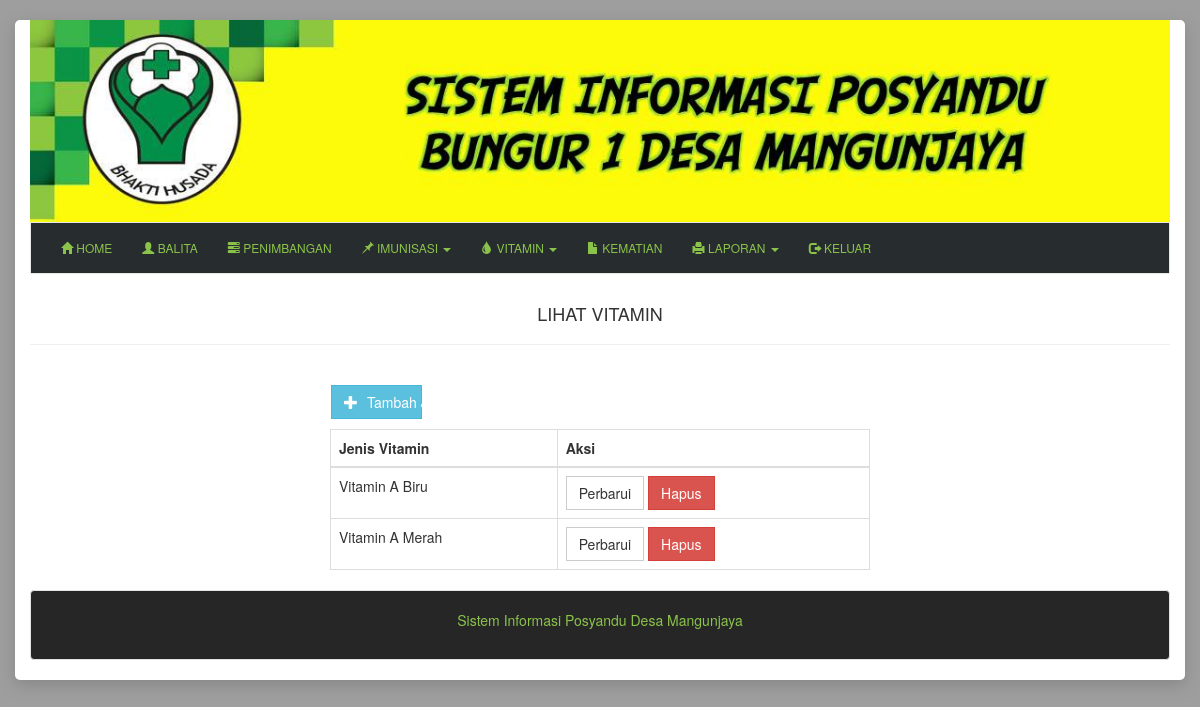
Page /index.php?module=vitamin (signed in) on the earlier database version.
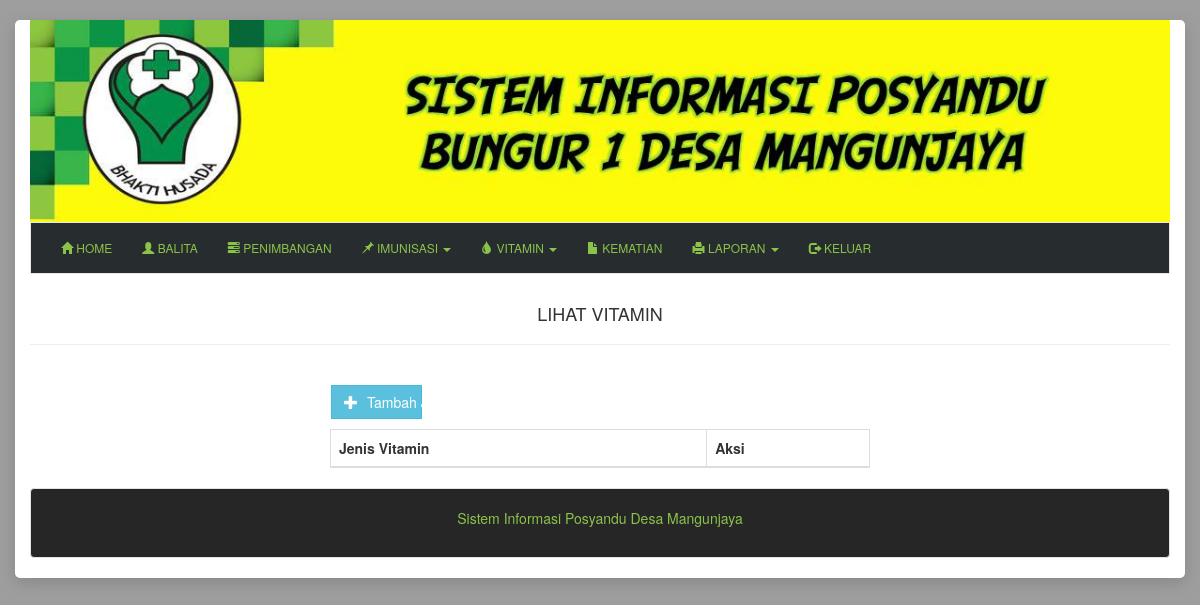
Same page on the later database version.
### tables this page shows
CREATE TABLE `vitamin` (
  `id_vitamin` int(11) NOT NULL,
  `jenis_vitamin` varchar(20) NOT NULL
);

### content/vitamin.php (the view, shortened to what this page needs)
<?php
$module=$_GET['module'];
if ($module == 'vitamin') :
?>
<h4 style="text-align: center;">LIHAT VITAMIN</h4><hr><br>
<div class="container-immune">
	<button id="show-form-immune" class="btn btn-info btn-styled">
		<i class="glyphicon glyphicon-plus glyph-styled"></i>
		Tambah Jenis Vitamin
	</button>
</div>
<div class="col-md-6 col-sm-offset-3">
	<div class="table-responsive">
		<table class="table table-bordered" id="table_lihat_immune">
			<thead>
				<tr>
					<th>Jenis Vitamin</th>
					<th>Aksi</th>
				</tr>
			</thead>
			<tbody>
				<?php
				$tampil3 = mysqli_query($db, "SELECT * FROM vitamin");
				while ($row3 = mysqli_fetch_assoc($tampil3)) : ?>
				<tr>
					<td><?php echo $row3['jenis_vitamin'] ?></td>
					<?php
					if (!empty($_SESSION["nama_admin"])) : ?>
						<td>
							<a href="javascript:void(0)"
							class="btn btn-default for_vitamin_patch"
							data-toggle="modal"
							data-target="#modal-vitamin"
							rel=" <?php echo $row3['id_vitamin']; ?> ">Perbarui</a>
							<a href="content/aksi_vitamin.php?module=vitamin&act=delete&id=<?php echo $row3['id_vitamin'];?>" onclick="return confirm('Apakah anda yakin akan menghapus data ini?')"  class="btn btn-danger">Hapus</a>
						</td>
					<?php endif ?>
				</tr>
				<?php endwhile ?>
			</tbody>
		</table>
	</div>
</div>
<?php endif ?>

Differences in the rows shown:
removed vitamin: jenis_vitamin "Vitamin A Biru"
removed vitamin: jenis_vitamin "Vitamin A Merah"
